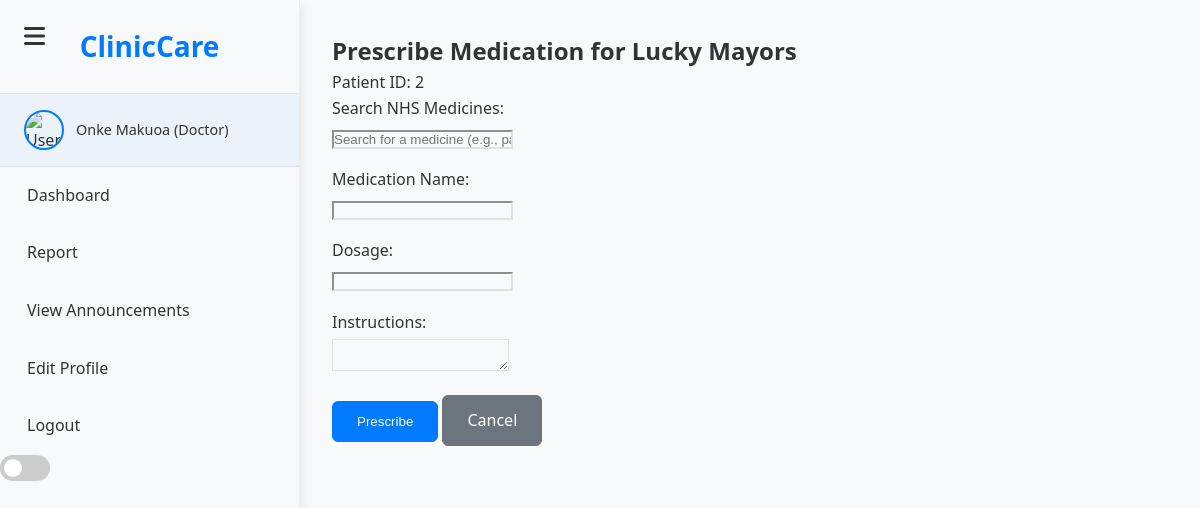
The page /prescription_page/2 (signed in) on the database its author committed.
### models.py (models this page shows, shortened)
class Patient(db.Model):
    __tablename__ = 'patients'
    id = db.Column(db.Integer, primary_key=True)
    first_name = db.Column(db.String(100), nullable=False)
    last_name = db.Column(db.String(100), nullable=False)
    date_of_birth = db.Column(db.String(20))
    gender = db.Column(db.String(10))
    address = db.Column(db.Text)
    phone = db.Column(db.String(20))
    email = db.Column(db.String(120))
    emergency_contact_name = db.Column(db.String(100))
    emergency_contact_phone = db.Column(db.String(20))
    medical_history = db.Column(db.Text)
    allergies = db.Column(db.Text)
    current_medications = db.Column(db.Text)
    employee_id = db.Column(db.Integer, db.ForeignKey('employees.id'))
    clinic = db.Column(db.String(50), default='Clinic A')
    created_at = db.Column(db.DateTime, default=datetime.utcnow)
    status = db.Column(db.String(20), default='active')
    appointments = db.relationship('Appointment', backref='patient', lazy=True)
    prescriptions = db.relationship('Prescription', backref='patient', lazy=True)
    visits = db.relationship('Visit', backref='patient', lazy=True)
    emergency_requests = db.relationship('EmergencyRequest', backref='patient', lazy=True)
    payments = db.relationship('Payment', backref='patient', lazy=True)
    helped = db.relationship('HelpedPatient', backref='patient', lazy=True)

### script.py (the view, shortened to what this page needs)
@csrf.exempt
@app.route('/prescription_page/<int:patient_id>', methods=['GET', 'POST'])
def prescription_page(patient_id):
    if 'username' not in session or session.get('role') not in ['doctor', 'nurse']:
        logger.error(f"Unauthorized access to prescription_page: username={session.get('username')}, role={session.get('role')}")
        return redirect(url_for('login_page'))
    conn = None
    try:
        conn = get_db_connection()
        c = conn.cursor()
        c.execute("SELECT id, first_name, last_name FROM patients WHERE id = ?", (patient_id,))
        patient = c.fetchone()
        if not patient:
            logger.error(f"Patient not found: patient_id={patient_id}")
            flash('Patient not found.', 'error')
            return redirect(url_for('doctor_dashboard'))
        patient_data = {
            'id': patient['id'],
            'first_name': patient['first_name'],
            'last_name': patient['last_name']
        }
        user_details = get_user_details(conn, session['username'])
        logger.debug(f"Rendering prescription_page for patient_id={patient_id}, username={session['username']}")
        return render_template('prescription_page.html', patient=patient_data, user_details=user_details)
    except Exception as e:
        logger.error(f"Error in prescription_page: {str(e)}")
        flash(f'An error occurred: {str(e)}', 'error')
        return redirect(url_for('doctor_dashboard'))
    finally:
        if conn:
            conn.close()

### script.py (called while the page is built)
def get_db_connection():
    if 'db' in g:
        return g.db
    try:
        conn = sqlite3.connect('clinicinfo.db', check_same_thread=False)
        conn.row_factory = sqlite3.Row
        return conn
    except Exception as e:
        logger.error(f"Failed to create fallback DB connection: {e}")
        raise

@app.before_request
def before_request():
    g.db = get_db_connection()

@app.before_request
def generate_csrf():
    if 'csrf_token' not in session:
        session['csrf_token'] = secrets.token_hex(16)

@app.teardown_appcontext
def teardown_db(e=None):
    db = g.pop('db', None)
    if db is not None:
        db.close()

def get_user_details(conn, user_id):
    try:
        c = conn.cursor()
        c.execute("SELECT * FROM employees WHERE staff_number = ?", (user_id,))
        user = c.fetchone()
        return dict(user) if user else {}
    except sqlite3.Error as e:
        logger.error(f"Error fetching user details: {e}")
        return {}

### templates/prescription_page.html (shortened to what this page needs)
{% extends "base.html" %}
{% block content %}
<div class="container mx-auto px-4 py-8 prescription-container">
    <header class="mb-8">
        <h2 class="text-3xl font-bold">Prescribe Medication for {{ patient.first_name }} {{ patient.last_name }}</h2>
        <p class="text-lg text-gray-600">Patient ID: {{ patient.id }}</p>
    </header>
    <form method="POST" action="{{ url_for('prescription_page', patient_id=patient.id) }}" class="bg-white rounded-lg shadow-md p-6">
        <div class="form-group mb-4">
            <label for="nhsMedicineSearch" class="block text-sm font-medium text-gray-700">Search NHS Medicines:</label>
            <input type="text" id="nhsMedicineSearch" placeholder="Search for a medicine (e.g., paracetamol)..." autocomplete="off" class="mt-1 p-2 w-full border rounded-md">
        </div>
        <div class="form-group mb-4">
            <label for="medication_name" class="block text-sm font-medium text-gray-700">Medication Name:</label>
            <input type="text" id="medication_name" name="medication_name" required class="mt-1 p-2 w-full border rounded-md">
        </div>
        <div class="form-group mb-4">
            <label for="dosage" class="block text-sm font-medium text-gray-700">Dosage:</label>
            <input type="text" id="dosage" name="dosage" required class="mt-1 p-2 w-full border rounded-md">
        </div>
        <div class="form-group mb-4">
            <label for="instructions" class="block text-sm font-medium text-gray-700">Instructions:</label>
            <textarea id="instructions" name="instructions" class="mt-1 p-2 w-full border rounded-md"></textarea>
        </div>
        <div class="flex justify-end gap-4">
            <button type="submit" class="btn btn-primary">Prescribe</button>
            <a href="{{ url_for('view_patient', id=patient.id) }}" class="btn btn-secondary">Cancel</a>
        </div>
    </form>
</div>
{% endblock %}

### static/css/baseSidebar.css (style rules this page uses)
[data-theme="light"] { --bg-color: #f8f9fa; --sidebar-bg: #ffffff; --text-color: #333; --card-bg: #ffffff; --border-color: #dee2e6; --shadow: 0 0.125rem 0.25rem rgba(0, 0, 0, 0.075); }
body, .card, .modal-content, .form-control, .table, input, select, textarea { background-color: var(--bg-color) !important; color: var(--text-color) !important; border-color: var(--border-color) !important; }
* { margin: 0; padding: 0; box-sizing: border-box; }
html, body { height: 100%; font-family: 'Segoe UI', Tahoma, Geneva, Verdana, sans-serif; line-height: 1.6; color: var(--text-color, #333); background-color: var(--bg-color, #f8f9fa); }
:root { --bg-color: #f8f9fa; --sidebar-bg: #ffffff; --sidebar-border: #e9ecef; --text-color: #333; --text-muted: #6c757d; --link-color: #007bff; --link-hover: #0056b3; --card-bg: #ffffff; --border-color: #dee2e6; --shadow: 0 0.125rem 0.25rem rgba(0, 0, 0, 0.075); --transition: all 0.3s ease; --current-time: "02:35 PM SAST, October 22, 2025"; }
.dashboard-page { display: flex; min-height: 100vh; }
.btn { display: inline-block; padding: 0.75rem 1.5rem; border: 1px solid transparent; border-radius: 0.375rem; text-decoration: none; font-weight: 500; cursor: pointer; transition: var(--transition); }
.btn-primary { background: var(--link-color); color: white; border-color: var(--link-color); }
.btn-secondary { background: var(--text-muted); color: white; border-color: var(--text-muted); }
.form-group { margin-bottom: 1rem; }
.form-group label { display: block; margin-bottom: 0.25rem; font-weight: 500; color: var(--text-color); }

### static/css/doctor.css (style rules this page uses)
html[data-theme="light"] { --bg: #f8f9fa; --bg-alt: #ffffff; --text: #333333; --text-muted: #6c757d; --border: #dee2e6; --primary: #007bff; --success: #28a745; --danger: #dc3545; --card-bg: #ffffff; --sidebar-bg: #f8f9fa; --table-hover: #f1f3f5; --input-bg: #ffffff; --input-border: #ced4da; --shadow: 0 4px 12px rgba(0,0,0,0.1); }
body, .container, .card, .modal-content, .table, input, select, textarea { background-color: var(--bg) !important; color: var(--text) !important; border-color: var(--border) !important; }

### templates/base.html (style rules this page uses)
:root { --current-time: "02:35 PM SAST, October 22, 2025"; }
:root { animation: update-time 1s infinite; }

### rows shown on the page
Patient: first_name "Lucky", last_name "Mayors", id "2"

### other values the page prints
{{ session.username }} "Onke Makuoa"
{{ session.role | capitalize }} "Doctor"
